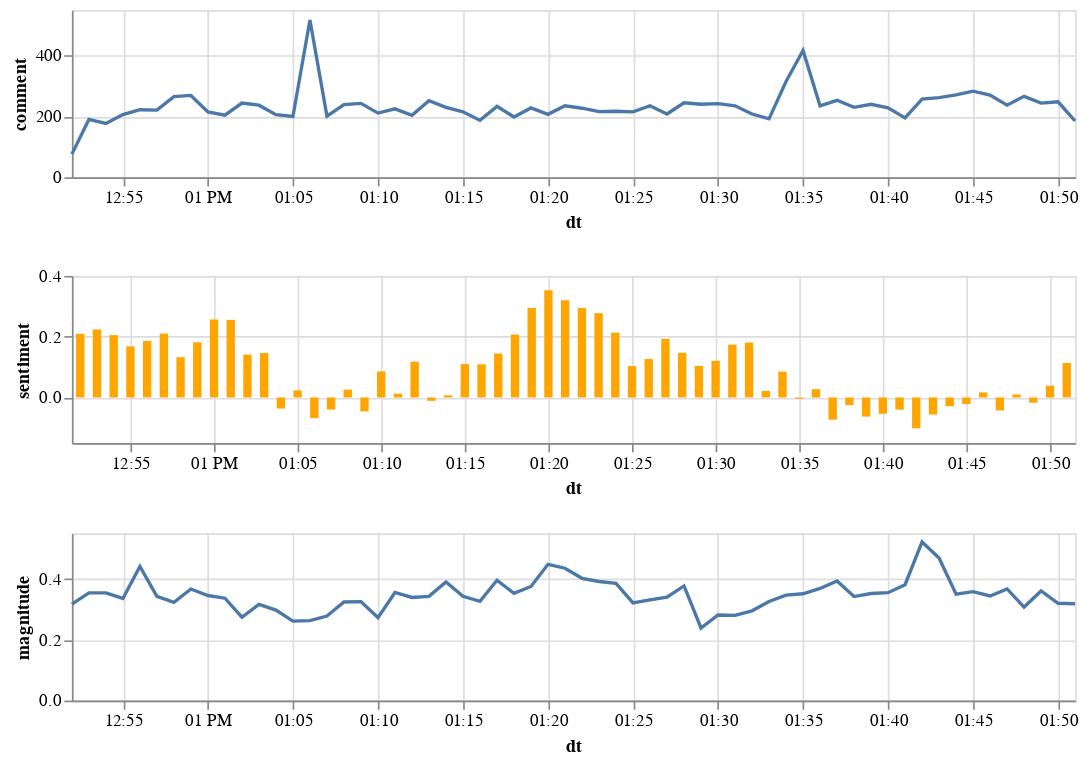

Write notebook code for a chart like this one.
### Code cell
c = alt.Chart(df_cnt).mark_line().encode(
    x='dt',
    y='comment',
).properties(height=100,width=600)
s = alt.Chart(df_time).mark_bar().encode(
    x="dt:T",
    y="sentiment:Q",
    color=alt.condition(
        alt.datum.nonfarm_change > 0,
        alt.value("steelblue"),  # The positive color
        alt.value("orange")  # The negative color
    )
).properties(height=100,width=600)
m = alt.Chart(df_time).mark_line().encode(
    x='dt',
    y='magnitude'
).properties(height=100,width=600)
alt.vconcat(c,s,m, data=df_time)

### Figure 1 — Vega-Lite specification as saved in the notebook (floating-point values rounded to 4 significant figures)
{"config": {"view": {"continuousWidth": 400, "continuousHeight": 300}}, "vconcat": [{"data": {"name": "data-14fb15a258aaedd155b83d8078c65a9b"}, "mark": "line", "encoding": {"x": {"type": "temporal", "field": "dt"}, "y": {"type": "quantitative", "field": "comment"}}, "height": 100, "width": 600}, {"data": {"name": "data-8e578b11c1d66c07aa05835556677a65"}, "mark": "bar", "encoding": {"color": {"condition": {"value": "steelblue", "test": "(datum.nonfarm_change > 0)"}, "value": "orange"}, "x": {"type": "temporal", "field": "dt"}, "y": {"type": "quantitative", "field": "sentiment"}}, "height": 100, "width": 600}, {"data": {"name": "data-8e578b11c1d66c07aa05835556677a65"}, "mark": "line", "encoding": {"x": {"type": "temporal", "field": "dt"}, "y": {"type": "quantitative", "field": "magnitude"}}, "height": 100, "width": 600}], "data": {"name": "data-8e578b11c1d66c07aa05835556677a65"}, "$schema": "https://vega.github.io/schema/vega-lite/v4.8.1.json", "datasets": {"data-8e578b11c1d66c07aa05835556677a65": [{"dt": "2021-09-30T12:52:00", "sentiment": 0.2092, "magnitude": 0.3171}, {"dt": "2021-09-30T12:53:00", "sentiment": 0.2237, "magnitude": 0.3542}, {"dt": "2021-09-30T12:54:00", "sentiment": 0.2051, "magnitude": 0.3542}, {"dt": "2021-09-30T12:55:00", "sentiment": 0.168, "magnitude": 0.3359}, {"dt": "2021-09-30T12:56:00", "sentiment": 0.186, "magnitude": 0.441}, {"dt": "2021-09-30T12:57:00", "sentiment": 0.2104, "magnitude": 0.343}, {"dt": "2021-09-30T12:58:00", "sentiment": 0.1325, "magnitude": 0.3234}, {"dt": "2021-09-30T12:59:00", "sentiment": 0.1814, "magnitude": 0.3669}, {"dt": "2021-09-30T13:00:00", "sentiment": 0.2567, "magnitude": 0.3456}, {"dt": "2021-09-30T13:01:00", "sentiment": 0.2554, "magnitude": 0.3368}, {"dt": "2021-09-30T13:02:00", "sentiment": 0.141, "magnitude": 0.2742}, {"dt": "2021-09-30T13:03:00", "sentiment": 0.1464, "magnitude": 0.3165}, {"dt": "2021-09-30T13:04:00", "sentiment": -0.03641, "magnitude": 0.2976}, {"dt": "2021-09-30T13:05:00", "sentiment": 0.0235, "magnitude": 0.2615}, {"dt": "2021-09-30T13:06:00", "sentiment": -0.06809, "magnitude": 0.2631}, {"dt": "2021-09-30T13:07:00", "sentiment": -0.0398, "magnitude": 0.2781}, {"dt": "2021-09-30T13:08:00", "sentiment": 0.02594, "magnitude": 0.3243}, {"dt": "2021-09-30T13:09:00", "sentiment": -0.04568, "magnitude": 0.3255}, {"dt": "2021-09-30T13:10:00", "sentiment": 0.08578, "magnitude": 0.273}, {"dt": "2021-09-30T13:11:00", "sentiment": 0.01244, "magnitude": 0.3556}, {"dt": "2021-09-30T13:12:00", "sentiment": 0.1176, "magnitude": 0.3392}, {"dt": "2021-09-30T13:13:00", "sentiment": -0.01111, "magnitude": 0.3429}, {"dt": "2021-09-30T13:14:00", "sentiment": 0.006957, "magnitude": 0.3904}, {"dt": "2021-09-30T13:15:00", "sentiment": 0.1098, "magnitude": 0.3428}, {"dt": "2021-09-30T13:16:00", "sentiment": 0.1091, "magnitude": 0.3262}, {"dt": "2021-09-30T13:17:00", "sentiment": 0.1446, "magnitude": 0.3957}, {"dt": "2021-09-30T13:18:00", "sentiment": 0.2071, "magnitude": 0.3525}, {"dt": "2021-09-30T13:19:00", "sentiment": 0.2943, "magnitude": 0.3754}, {"dt": "2021-09-30T13:20:00", "sentiment": 0.3527, "magnitude": 0.4483}, {"dt": "2021-09-30T13:21:00", "sentiment": 0.3196, "magnitude": 0.4353}, {"dt": "2021-09-30T13:22:00", "sentiment": 0.2947, "magnitude": 0.4022}, {"dt": "2021-09-30T13:23:00", "sentiment": 0.2773, "magnitude": 0.3917}, {"dt": "2021-09-30T13:24:00", "sentiment": 0.2134, "magnitude": 0.3857}, {"dt": "2021-09-30T13:25:00", "sentiment": 0.1033, "magnitude": 0.3214}, {"dt": "2021-09-30T13:26:00", "sentiment": 0.1264, "magnitude": 0.3315}, {"dt": "2021-09-30T13:27:00", "sentiment": 0.1928, "magnitude": 0.3404}, {"dt": "2021-09-30T13:28:00", "sentiment": 0.1469, "magnitude": 0.3771}, {"dt": "2021-09-30T13:29:00", "sentiment": 0.1037, "magnitude": 0.2387}, {"dt": "2021-09-30T13:30:00", "sentiment": 0.1207, "magnitude": 0.2814}, {"dt": "2021-09-30T13:31:00", "sentiment": 0.174, "magnitude": 0.2804}, {"dt": "2021-09-30T13:32:00", "sentiment": 0.1808, "magnitude": 0.2952}, {"dt": "2021-09-30T13:33:00", "sentiment": 0.02135, "magnitude": 0.326}, {"dt": "2021-09-30T13:34:00", "sentiment": 0.08508, "magnitude": 0.347}, {"dt": "2021-09-30T13:35:00", "sentiment": -0.003837, "magnitude": 0.3513}, {"dt": "2021-09-30T13:36:00", "sentiment": 0.02723, "magnitude": 0.3689}, {"dt": "2021-09-30T13:37:00", "sentiment": -0.07312, "magnitude": 0.3933}, {"dt": "2021-09-30T13:38:00", "sentiment": -0.02522, "magnitude": 0.3422}, {"dt": "2021-09-30T13:39:00", "sentiment": -0.06292, "magnitude": 0.3521}, {"dt": "2021-09-30T13:40:00", "sentiment": -0.05351, "magnitude": 0.3548}, {"dt": "2021-09-30T13:41:00", "sentiment": -0.04, "magnitude": 0.381}, {"dt": "2021-09-30T13:42:00", "sentiment": -0.1016, "magnitude": 0.5218}, {"dt": "2021-09-30T13:43:00", "sentiment": -0.05611, "magnitude": 0.4691}, {"dt": "2021-09-30T13:44:00", "sentiment": -0.02878, "magnitude": 0.3502}, {"dt": "2021-09-30T13:45:00", "sentiment": -0.02155, "magnitude": 0.3583}, {"dt": "2021-09-30T13:46:00", "sentiment": 0.01667, "magnitude": 0.3441}, {"dt": "2021-09-30T13:47:00", "sentiment": -0.04262, "magnitude": 0.3671}, {"dt": "2021-09-30T13:48:00", "sentiment": 0.009774, "magnitude": 0.3075}, {"dt": "2021-09-30T13:49:00", "sentiment": -0.01721, "magnitude": 0.3607}, {"dt": "2021-09-30T13:50:00", "sentiment": 0.03871, "magnitude": 0.3202}, {"dt": "2021-09-30T13:51:00", "sentiment": 0.1135, "magnitude": 0.3184}], "data-14fb15a258aaedd155b83d8078c65a9b": [{"dt": "2021-09-30T12:52:00", "comment": 76}, {"dt": "2021-09-30T12:53:00", "comment": 190}, {"dt": "2021-09-30T12:54:00", "comment": 177}, {"dt": "2021-09-30T12:55:00", "comment": 206}, {"dt": "2021-09-30T12:56:00", "comment": 222}, {"dt": "2021-09-30T12:57:00", "comment": 221}, {"dt": "2021-09-30T12:58:00", "comment": 265}, {"dt": "2021-09-30T12:59:00", "comment": 269}, {"dt": "2021-09-30T13:00:00", "comment": 215}, {"dt": "2021-09-30T13:01:00", "comment": 204}, {"dt": "2021-09-30T13:02:00", "comment": 244}, {"dt": "2021-09-30T13:03:00", "comment": 237}, {"dt": "2021-09-30T13:04:00", "comment": 206}, {"dt": "2021-09-30T13:05:00", "comment": 200}, {"dt": "2021-09-30T13:06:00", "comment": 517}, {"dt": "2021-09-30T13:07:00", "comment": 201}, {"dt": "2021-09-30T13:08:00", "comment": 239}, {"dt": "2021-09-30T13:09:00", "comment": 243}, {"dt": "2021-09-30T13:10:00", "comment": 211}, {"dt": "2021-09-30T13:11:00", "comment": 225}, {"dt": "2021-09-30T13:12:00", "comment": 204}, {"dt": "2021-09-30T13:13:00", "comment": 252}, {"dt": "2021-09-30T13:14:00", "comment": 230}, {"dt": "2021-09-30T13:15:00", "comment": 215}, {"dt": "2021-09-30T13:16:00", "comment": 187}, {"dt": "2021-09-30T13:17:00", "comment": 233}, {"dt": "2021-09-30T13:18:00", "comment": 198}, {"dt": "2021-09-30T13:19:00", "comment": 228}, {"dt": "2021-09-30T13:20:00", "comment": 207}, {"dt": "2021-09-30T13:21:00", "comment": 235}, {"dt": "2021-09-30T13:22:00", "comment": 227}, {"dt": "2021-09-30T13:23:00", "comment": 216}, {"dt": "2021-09-30T13:24:00", "comment": 217}, {"dt": "2021-09-30T13:25:00", "comment": 215}, {"dt": "2021-09-30T13:26:00", "comment": 235}, {"dt": "2021-09-30T13:27:00", "comment": 208}, {"dt": "2021-09-30T13:28:00", "comment": 245}, {"dt": "2021-09-30T13:29:00", "comment": 240}, {"dt": "2021-09-30T13:30:00", "comment": 242}, {"dt": "2021-09-30T13:31:00", "comment": 235}, {"dt": "2021-09-30T13:32:00", "comment": 208}, {"dt": "2021-09-30T13:33:00", "comment": 192}, {"dt": "2021-09-30T13:34:00", "comment": 315}, {"dt": "2021-09-30T13:35:00", "comment": 417}, {"dt": "2021-09-30T13:36:00", "comment": 235}, {"dt": "2021-09-30T13:37:00", "comment": 253}, {"dt": "2021-09-30T13:38:00", "comment": 230}, {"dt": "2021-09-30T13:39:00", "comment": 240}, {"dt": "2021-09-30T13:40:00", "comment": 228}, {"dt": "2021-09-30T13:41:00", "comment": 195}, {"dt": "2021-09-30T13:42:00", "comment": 257}, {"dt": "2021-09-30T13:43:00", "comment": 262}, {"dt": "2021-09-30T13:44:00", "comment": 271}, {"dt": "2021-09-30T13:45:00", "comment": 283}, {"dt": "2021-09-30T13:46:00", "comment": 270}, {"dt": "2021-09-30T13:47:00", "comment": 237}, {"dt": "2021-09-30T13:48:00", "comment": 266}, {"dt": "2021-09-30T13:49:00", "comment": 244}, {"dt": "2021-09-30T13:50:00", "comment": 248}, {"dt": "2021-09-30T13:51:00", "comment": 185}]}}
